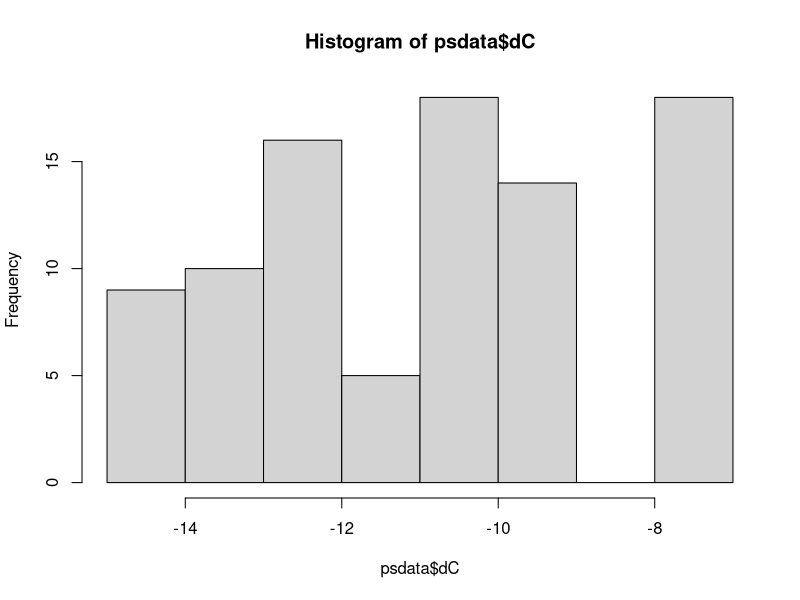
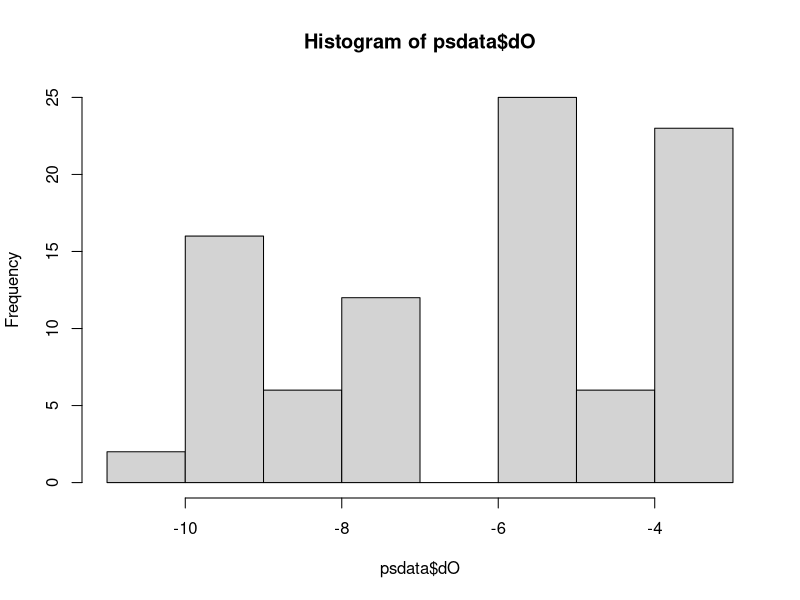
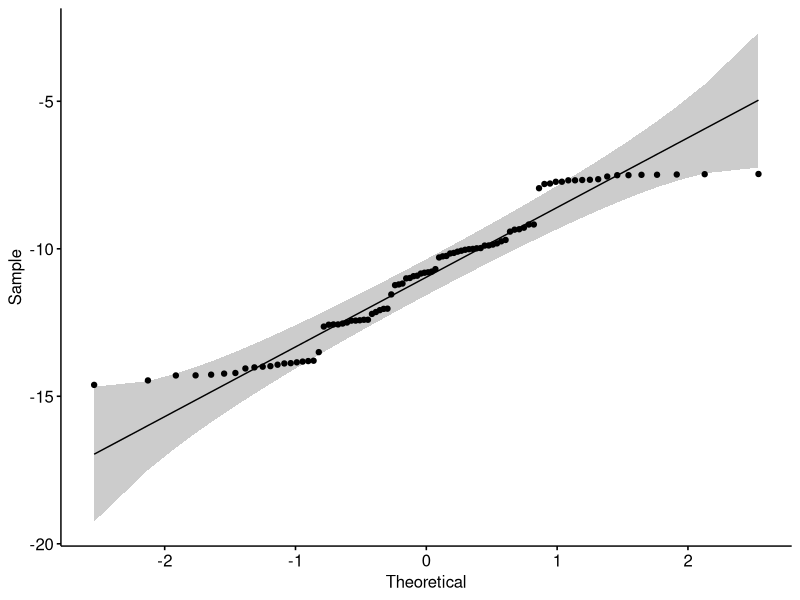
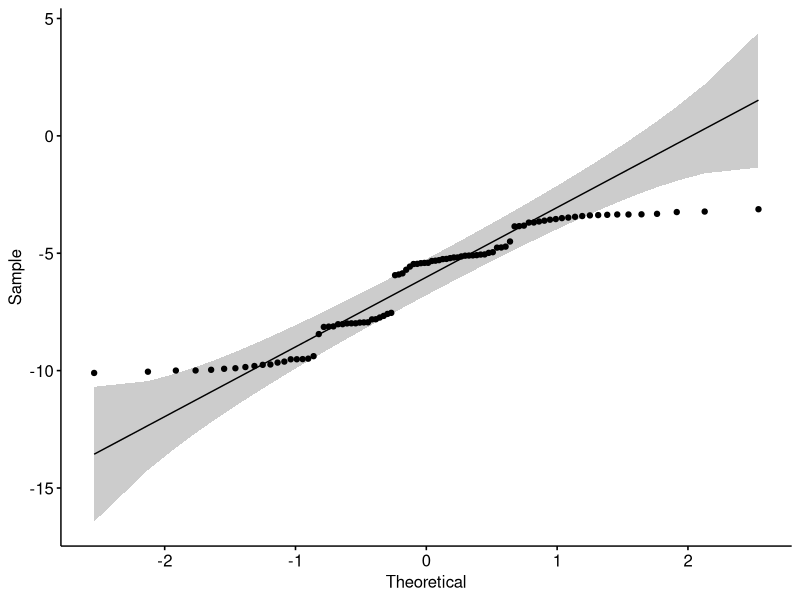
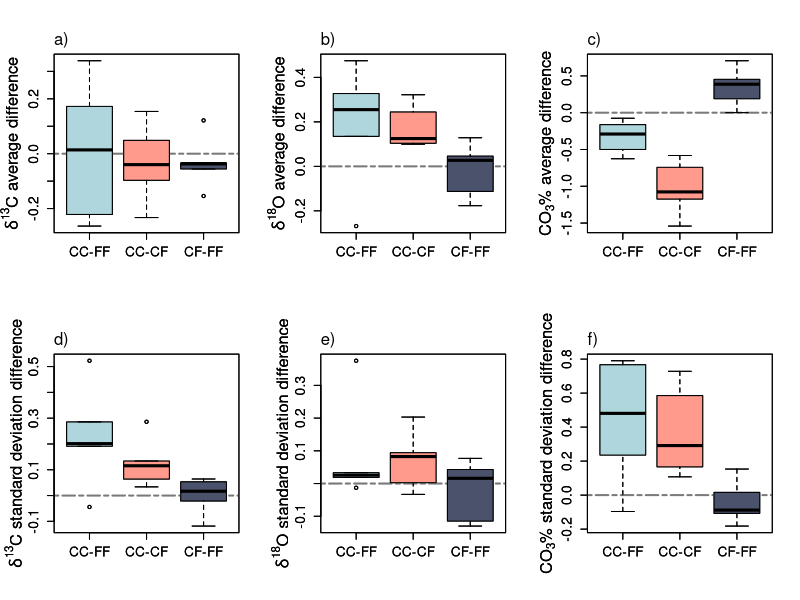

The R script that drew these images, in order:
library(readxl)
psdata <- read_excel("data/ParticleSizeExp1.xlsx")

library(tidyr)
library(dplyr)
library(data.table)

# Are the data normally distributed? 
hist(psdata$dC)
hist(psdata$dO)
#oh dear...
shapiro.test(psdata$dC)
shapiro.test(psdata$dO)
library(ggpubr)
ggqqplot(psdata$dC)
ggqqplot(psdata$dO)

##Treated Coarse, Analyzed Coarse - Batch 1
B1.CC <- data.table(filter(psdata,Tooth=="A",Treat=="CC",Analysis=="1"))

##Treated Fine, Analyzed Fine - Batch 1
B1.FF <- data.table(filter(psdata,Tooth=="A",Treat=="FF",Analysis=="1"))

##Treated Coarse, Analyzed Fine - Batch 2
B2.CF <- data.table(filter(psdata,Tooth=="A",Treat=="CF",Analysis=="2"))

##Treated Fine, Analyzed Fine - Batch 2
B2.FF <- data.table(filter(psdata,Tooth=="A",Treat=="FF",Analysis=="2"))

##Treated Coarse, Analyzed Coarse - Batch 3
B3.CC <- data.table(filter(psdata,Tooth=="B",Treat=="CC",Analysis=="1"))

##Treated Coarse, Analyzed Fine - Batch 3
B3.CF <- data.table(filter(psdata,Tooth=="B",Treat=="CF",Analysis=="1"))


##Averages and standard deviations of triplicates
B1.CC[,"avgdc":=mean(dC),by="Tooth number"][,"avgdo":=mean(dO),by="Tooth number"][,"avgco3":=mean(CO3),by="Tooth number"][,"stdevdc":=sd(dC),by="Tooth number"][,"stdevdo":=sd(dO),by="Tooth number"][,"stdevco3":=sd(CO3),by="Tooth number"]

B1.FF[,"avgdc":=mean(dC),by="Tooth number"][,"avgdo":=mean(dO),by="Tooth number"][,"avgco3":=mean(CO3),by="Tooth number"][,"stdevdc":=sd(dC),by="Tooth number"][,"stdevdo":=sd(dO),by="Tooth number"][,"stdevco3":=sd(CO3),by="Tooth number"]

B2.CF[,"avgdc":=mean(dC),by="Tooth number"][,"avgdo":=mean(dO),by="Tooth number"][,"avgco3":=mean(CO3),by="Tooth number"][,"stdevdc":=sd(dC),by="Tooth number"][,"stdevdo":=sd(dO),by="Tooth number"][,"stdevco3":=sd(CO3),by="Tooth number"]

B2.FF[,"avgdc":=mean(dC),by="Tooth number"][,"avgdo":=mean(dO),by="Tooth number"][,"avgco3":=mean(CO3),by="Tooth number"][,"stdevdc":=sd(dC),by="Tooth number"][,"stdevdo":=sd(dO),by="Tooth number"][,"stdevco3":=sd(CO3),by="Tooth number"]

B3.CC[,"avgdc":=mean(dC),by="Tooth number"][,"avgdo":=mean(dO),by="Tooth number"][,"avgco3":=mean(CO3),by="Tooth number"][,"stdevdc":=sd(dC),by="Tooth number"][,"stdevdo":=sd(dO),by="Tooth number"][,"stdevco3":=sd(CO3),by="Tooth number"]

B3.CF[,"avgdc":=mean(dC),by="Tooth number"][,"avgdo":=mean(dO),by="Tooth number"][,"avgco3":=mean(CO3),by="Tooth number"][,"stdevdc":=sd(dC),by="Tooth number"][,"stdevdo":=sd(dO),by="Tooth number"][,"stdevco3":=sd(CO3),by="Tooth number"]


##Combine averages
avg.dc <- unique(data.table(B1.CC$`Tooth number`,B1.CC$avgdc,B1.FF$avgdc,B2.CF$avgdc,B2.FF$avgdc,
                            B3.CC$avgdc,B3.CF$avgdc))
setnames(avg.dc,c("V1","V2","V3","V4","V5","V6","V7"),
         c("Tooth","B1.CC","B1.FF","B2.CF","B2.FF","B3.CC","B3.CF"))


avg.do <- unique(data.table(B1.CC$`Tooth number`,B1.CC$avgdo,B1.FF$avgdo,B2.CF$avgdo,B2.FF$avgdo,
                            B3.CC$avgdo,B3.CF$avgdo))
setnames(avg.do,c("V1","V2","V3","V4","V5","V6","V7"),
         c("Tooth","B1.CC","B1.FF","B2.CF","B2.FF","B3.CC","B3.CF"))


avg.co3 <- unique(data.table(B1.CC$`Tooth number`,B1.CC$avgco3,B1.FF$avgco3,B2.CF$avgco3,B2.FF$avgco3,
                             B3.CC$avgco3,B3.CF$avgco3))
setnames(avg.co3,c("V1","V2","V3","V4","V5","V6","V7"),
         c("Tooth","B1.CC","B1.FF","B2.CF","B2.FF","B3.CC","B3.CF"))

##Combine standard deviations
stdev.dc <- unique(data.table(B1.CC$`Tooth number`,B1.CC$stdevdc,B1.FF$stdevdc,B2.CF$stdevdc,B2.FF$stdevdc,
                            B3.CC$stdevdc,B3.CF$stdevdc))
setnames(stdev.dc,c("V1","V2","V3","V4","V5","V6","V7"),
         c("Tooth","B1.CC","B1.FF","B2.CF","B2.FF","B3.CC","B3.CF"))


stdev.do <- unique(data.table(B1.CC$`Tooth number`,B1.CC$stdevdo,B1.FF$stdevdo,B2.CF$stdevdo,B2.FF$stdevdo,
                            B3.CC$stdevdo,B3.CF$stdevdo))
setnames(stdev.do,c("V1","V2","V3","V4","V5","V6","V7"),
         c("Tooth","B1.CC","B1.FF","B2.CF","B2.FF","B3.CC","B3.CF"))


stdev.co3 <- unique(data.table(B1.CC$`Tooth number`,B1.CC$stdevco3,B1.FF$stdevco3,B2.CF$stdevco3,B2.FF$stdevco3,
                             B3.CC$stdevco3,B3.CF$stdevco3))
setnames(stdev.co3,c("V1","V2","V3","V4","V5","V6","V7"),
         c("Tooth","B1.CC","B1.FF","B2.CF","B2.FF","B3.CC","B3.CF"))

##Difference from "controls" - Average
avg.dc$b1diff <- avg.dc$B1.CC - avg.dc$B1.FF
avg.dc$b2diff <- avg.dc$B2.CF - avg.dc$B2.FF
avg.dc$b3diff <- avg.dc$B3.CC - avg.dc$B3.CF

avg.do$b1diff <- avg.do$B1.CC - avg.do$B1.FF
avg.do$b2diff <- avg.do$B2.CF - avg.do$B2.FF
avg.do$b3diff <- avg.do$B3.CC - avg.do$B3.CF

avg.co3$b1diff <- avg.co3$B1.CC - avg.co3$B1.FF
avg.co3$b2diff <- avg.co3$B2.CF - avg.co3$B2.FF
avg.co3$b3diff <- avg.co3$B3.CC - avg.co3$B3.CF


##Difference from "controls" - Standard Deviation
stdev.dc$b1diff <- stdev.dc$B1.CC - stdev.dc$B1.FF
stdev.dc$b2diff <- stdev.dc$B2.CF - stdev.dc$B2.FF
stdev.dc$b3diff <- stdev.dc$B3.CC - stdev.dc$B3.CF

stdev.do$b1diff <- stdev.do$B1.CC - stdev.do$B1.FF
stdev.do$b2diff <- stdev.do$B2.CF - stdev.do$B2.FF
stdev.do$b3diff <- stdev.do$B3.CC - stdev.do$B3.CF

stdev.co3$b1diff <- stdev.co3$B1.CC - stdev.co3$B1.FF
stdev.co3$b2diff <- stdev.co3$B2.CF - stdev.co3$B2.FF
stdev.co3$b3diff <- stdev.co3$B3.CC - stdev.co3$B3.CF

library(grDevices)
##Boxplots - Averages
tiff("Figure4.tif", width = 1050, height = 700)
par(mfrow=c(2,3))
boxplot(avg.dc$b1diff,avg.dc$b3diff,avg.dc$b2diff,
        ylab = "",
        cex.axis = 1.25,
        at = c(1,2,3),
        names = c("CC-FF", "CC-CF", "CF-FF"),
        col = c("#aed6dc","#ff9a8d","#4a536b"))
title(ylab = expression(delta^{13}*'C average difference'), line = 2.25, cex.lab = 1.5)
abline(h=0, lty = 6, lwd = 2, col = "gray48")
boxplot(avg.dc$b1diff,avg.dc$b3diff,avg.dc$b2diff,
        ylab = "",
        cex.axis = 1.25,
        at = c(1,2,3),
        names = c("CC-FF", "CC-CF", "CF-FF"),
        col = c("#aed6dc","#ff9a8d","#4a536b"),
        add = TRUE)
title(ylab = expression(delta^{13}*'C average difference'), line = 2.25, cex.lab = 1.5)
mtext("a)", side = 3, line = 0.5, las = 1, adj = 0)

boxplot(avg.do$b1diff,avg.do$b3diff,avg.do$b2diff,
        ylab = "",
        cex.axis = 1.25,
        at = c(1,2,3),
        names = c("CC-FF", "CC-CF", "CF-FF"),
        col = c("#aed6dc","#ff9a8d","#4a536b"))
title(ylab = expression(delta^{18}*'O average difference'), line = 2.25, cex.lab = 1.5)
abline(h=0, lty = 6, lwd = 2, col = "gray48")
boxplot(avg.do$b1diff,avg.do$b3diff,avg.do$b2diff,
        ylab = "",
        cex.axis = 1.25,
        at = c(1,2,3),
        names = c("CC-FF", "CC-CF", "CF-FF"),
        col = c("#aed6dc","#ff9a8d","#4a536b"),
        add = TRUE)
title(ylab = expression(delta^{18}*'O average difference'), line = 2.25, cex.lab = 1.5)
mtext("b)", side = 3, line = 0.5, las = 1, adj = 0)

boxplot(avg.co3$b1diff,avg.co3$b3diff,avg.co3$b2diff,
        ylab = "",
        cex.axis = 1.25,
        at = c(1,2,3),
        names = c("CC-FF", "CC-CF", "CF-FF"),
        col = c("#aed6dc","#ff9a8d","#4a536b"))
title(ylab = expression('CO'[3]*'% average difference'), line = 2.25, cex.lab = 1.5)
abline(h=0, lty = 6, lwd = 2, col = "gray48")
boxplot(avg.co3$b1diff,avg.co3$b3diff,avg.co3$b2diff,
        ylab = "",
        cex.axis = 1.25,
        at = c(1,2,3),
        names = c("CC-FF", "CC-CF", "CF-FF"),
        col = c("#aed6dc","#ff9a8d","#4a536b"),
        add = TRUE)
title(ylab = expression('CO'[3]*'% average difference'), line = 2.25, cex.lab = 1.5)
mtext("c)", side = 3, line = 0.5, las = 1, adj = 0)

##Boxplots - Standard Deviations
boxplot(stdev.dc$b1diff,stdev.dc$b3diff,stdev.dc$b2diff,
        ylab = "",
        cex.axis = 1.25,
        at = c(1,2,3),
        names = c("CC-FF", "CC-CF", "CF-FF"),
        col = c("#aed6dc","#ff9a8d","#4a536b"))
title(ylab = expression(delta^{13}*'C standard deviation difference'), line = 2.25, cex.lab = 1.5)
abline(h=0, lty = 6, lwd = 2, col = "gray48")
boxplot(stdev.dc$b1diff,stdev.dc$b3diff,stdev.dc$b2diff,
        ylab = "",
        cex.axis = 1.25,
        at = c(1,2,3),
        names = c("CC-FF", "CC-CF", "CF-FF"),
        col = c("#aed6dc","#ff9a8d","#4a536b"),
        add = TRUE)
title(ylab = expression(delta^{13}*'C standard deviation difference'), line = 2.25, cex.lab = 1.5)
mtext("d)", side = 3, line = 0.5, las = 1, adj = 0)

boxplot(stdev.do$b1diff,stdev.do$b3diff,stdev.do$b2diff,
        ylab = "",
        cex.axis = 1.25,
        at = c(1,2,3),
        names = c("CC-FF", "CC-CF", "CF-FF"),
        col = c("#aed6dc","#ff9a8d","#4a536b"))
title(ylab = expression(delta^{18}*'O standard deviation difference'), line = 2.25, cex.lab = 1.5)
abline(h=0, lty = 6, lwd = 2, col = "gray48")
boxplot(stdev.do$b1diff,stdev.do$b3diff,stdev.do$b2diff,
        ylab = "",
        cex.axis = 1.25,
        at = c(1,2,3),
        names = c("CC-FF", "CC-CF", "CF-FF"),
        col = c("#aed6dc","#ff9a8d","#4a536b"),
        add = TRUE)
title(ylab = expression(delta^{18}*'O standard deviation difference'), line = 2.25, cex.lab = 1.5)
mtext("e)", side = 3, line = 0.5, las = 1, adj = 0)

boxplot(stdev.co3$b1diff,stdev.co3$b3diff,stdev.co3$b2diff,
        ylab = "",
        cex.axis = 1.25,
        at = c(1,2,3),
        names = c("CC-FF", "CC-CF", "CF-FF"),
        col = c("#aed6dc","#ff9a8d","#4a536b"))
title(ylab = expression('CO'[3]*'% standard deviation difference'), line = 2.25, cex.lab = 1.5)
abline(h=0, lty = 6, lwd = 2, col = "gray48")
boxplot(stdev.co3$b1diff,stdev.co3$b3diff,stdev.co3$b2diff,
        ylab = "",
        cex.axis = 1.25,
        at = c(1,2,3),
        names = c("CC-FF", "CC-CF", "CF-FF"),
        col = c("#aed6dc","#ff9a8d","#4a536b"),
        add = TRUE)
title(ylab = expression('CO'[3]*'% standard deviation difference'), line = 2.25, cex.lab = 1.5)
mtext("f)", side = 3, line = 0.5, las = 1, adj = 0)
dev.off()

##F-tests
b1b2.dc.ftest <- var.test(avg.dc$b1diff,avg.dc$b2diff)
b1b3.dc.ftest <- var.test(avg.dc$b1diff,avg.dc$b3diff)
b2b3.dc.ftest <- var.test(avg.dc$b2diff,avg.dc$b3diff)

b1b2.do.ftest <- var.test(avg.do$b1diff,avg.do$b2diff)
b1b3.do.ftest <- var.test(avg.do$b1diff,avg.do$b3diff)
b2b3.do.ftest <- var.test(avg.do$b2diff,avg.do$b3diff)

b1b2.co3.ftest <- var.test(avg.co3$b1diff,avg.co3$b2diff)
b1b3.co3.ftest <- var.test(avg.co3$b1diff,avg.co3$b3diff)
b2b3.co3.ftest <- var.test(avg.co3$b2diff,avg.co3$b3diff)


ftest.pvalues <- data.table(a=c("b1b2.dc","b1b3.dc","b2b3.dc",
                                "b1b2.do","b1b3.do","b2b3.do",
                                "b1b2.co3","b1b3.co3","b2b3.co3"),
                            pvalue=c(b1b2.dc.ftest$p.value,b1b3.dc.ftest$p.value,
                                     b2b3.dc.ftest$p.value,
                                     b1b2.do.ftest$p.value,b1b3.do.ftest$p.value,
                                     b2b3.do.ftest$p.value,
                                     b1b2.co3.ftest$p.value,b1b3.co3.ftest$p.value,
                                     b2b3.co3.ftest$p.value))
ftest.pvalues[pvalue < 0.05, sig:="significant"][pvalue > 0.1, sig:="not"]

sd(avg.dc$b1diff)-sd(avg.dc$b2diff)
sd(avg.do$b1diff)-sd(avg.do$b3diff)
sd(avg.do$b3diff)-sd(avg.do$b1diff)

##T-tests - Averages
b1.dc.avg.ttest <- t.test(avg.dc$B1.CC,avg.dc$B1.FF,paired=TRUE)
b2.dc.avg.ttest <- t.test(avg.dc$B2.CF,avg.dc$B2.FF,paired=TRUE)
b3.dc.avg.ttest <- t.test(avg.dc$B3.CC,avg.dc$B3.CF,paired=TRUE)

b1.do.avg.ttest <- t.test(avg.do$B1.CC,avg.do$B1.FF,paired=TRUE)
b2.do.avg.ttest <- t.test(avg.do$B2.CF,avg.do$B2.FF,paired=TRUE)
b3.do.avg.ttest <- t.test(avg.do$B3.CC,avg.do$B3.CF,paired=TRUE)

b1.co3.avg.ttest <- t.test(avg.co3$B1.CC,avg.co3$B1.FF,paired=TRUE)
b2.co3.avg.ttest <- t.test(avg.co3$B2.CF,avg.co3$B2.FF,paired=TRUE)
b3.co3.avg.ttest <- t.test(avg.co3$B3.CC,avg.co3$B3.CF,paired=TRUE)


ttest.avg.pvalues <- data.table(a=c("b1.dc","b2.dc","b3.dc",
                                    "b1.do","b2.do","b3.do",
                                    "b1.co3","b2.co3","b3.co3"),
                            pvalue=c(b1.dc.avg.ttest$p.value,b2.dc.avg.ttest$p.value,
                                     b3.dc.avg.ttest$p.value,
                                     b1.do.avg.ttest$p.value,b2.do.avg.ttest$p.value,
                                     b3.do.avg.ttest$p.value,
                                     b1.co3.avg.ttest$p.value,b2.co3.avg.ttest$p.value,
                                     b3.co3.avg.ttest$p.value),
                            estimate=c(b1.dc.avg.ttest$estimate,b2.dc.avg.ttest$estimate,
                                       b3.dc.avg.ttest$estimate,
                                       b1.do.avg.ttest$estimate,b2.do.avg.ttest$estimate,
                                       b3.do.avg.ttest$estimate,
                                       b1.co3.avg.ttest$estimate,b2.co3.avg.ttest$estimate,
                                       b3.co3.avg.ttest$estimate))
ttest.avg.pvalues[pvalue < 0.05, sig:="significant"][pvalue > 0.1, sig:="not"]


##T-tests - Standard deviations
b1.dc.stdev.ttest <- t.test(stdev.dc$B1.CC,stdev.dc$B1.FF,paired=TRUE)
b2.dc.stdev.ttest <- t.test(stdev.dc$B2.CF,stdev.dc$B2.FF,paired=TRUE)
b3.dc.stdev.ttest <- t.test(stdev.dc$B3.CC,stdev.dc$B3.CF,paired=TRUE)

b1.do.stdev.ttest <- t.test(stdev.do$B1.CC,stdev.do$B1.FF,paired=TRUE)
b2.do.stdev.ttest <- t.test(stdev.do$B2.CF,stdev.do$B2.FF,paired=TRUE)
b3.do.stdev.ttest <- t.test(stdev.do$B3.CC,stdev.do$B3.CF,paired=TRUE)

b1.co3.stdev.ttest <- t.test(stdev.co3$B1.CC,stdev.co3$B1.FF,paired=TRUE)
b2.co3.stdev.ttest <- t.test(stdev.co3$B2.CF,stdev.co3$B2.FF,paired=TRUE)
b3.co3.stdev.ttest <- t.test(stdev.co3$B3.CC,stdev.co3$B3.CF,paired=TRUE)



ttest.stdev.pvalues <- data.table(a=c("b1.dc","b2.dc","b3.dc",
                                    "b1.do","b2.do","b3.do",
                                    "b1.co3","b2.co3","b3.co3"),
                                pvalue=c(b1.dc.stdev.ttest$p.value,b2.dc.stdev.ttest$p.value,
                                         b3.dc.stdev.ttest$p.value,
                                         b1.do.stdev.ttest$p.value,b2.do.stdev.ttest$p.value,
                                         b3.do.stdev.ttest$p.value,
                                         b1.co3.stdev.ttest$p.value,b2.co3.stdev.ttest$p.value,
                                         b3.co3.stdev.ttest$p.value),
                                estimate=c(b1.dc.stdev.ttest$estimate,b2.dc.stdev.ttest$estimate,
                                           b3.dc.stdev.ttest$estimate,
                                           b1.do.stdev.ttest$estimate,b2.do.stdev.ttest$estimate,
                                           b3.do.stdev.ttest$estimate,
                                           b1.co3.stdev.ttest$estimate,b2.co3.stdev.ttest$estimate,
                                           b3.co3.stdev.ttest$estimate))
ttest.stdev.pvalues[pvalue < 0.05, sig:="significant"][pvalue > 0.1, sig:="not"]


